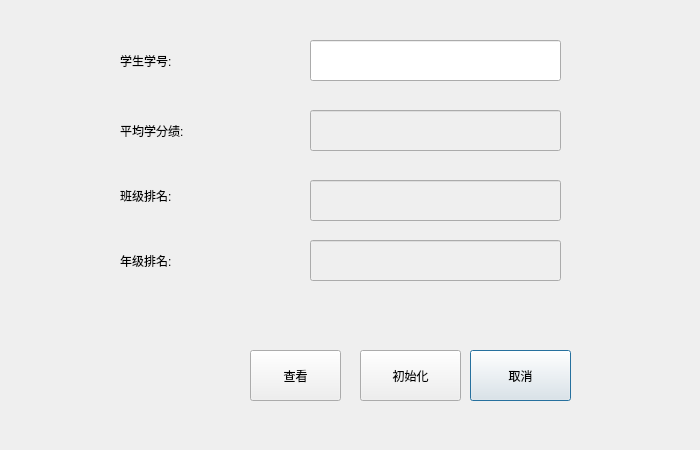
<?xml version="1.0" encoding="UTF-8"?>
<ui version="4.0">
 <class>gpa_Dialog</class>
 <widget class="QDialog" name="gpa_Dialog">
  <property name="geometry">
   <rect>
    <x>0</x>
    <y>0</y>
    <width>700</width>
    <height>450</height>
   </rect>
  </property>
  <property name="windowTitle">
   <string>查看平均学分绩和排名</string>
  </property>
  <widget class="QLabel" name="label_num">
   <property name="geometry">
    <rect>
     <x>120</x>
     <y>40</y>
     <width>171</width>
     <height>41</height>
    </rect>
   </property>
   <property name="text">
    <string>学生学号:</string>
   </property>
  </widget>
  <widget class="QPushButton" name="cancel">
   <property name="geometry">
    <rect>
     <x>470</x>
     <y>350</y>
     <width>101</width>
     <height>51</height>
    </rect>
   </property>
   <property name="text">
    <string>取消</string>
   </property>
  </widget>
  <widget class="QLineEdit" name="num">
   <property name="geometry">
    <rect>
     <x>310</x>
     <y>40</y>
     <width>251</width>
     <height>41</height>
    </rect>
   </property>
  </widget>
  <widget class="QPushButton" name="read">
   <property name="geometry">
    <rect>
     <x>250</x>
     <y>350</y>
     <width>91</width>
     <height>51</height>
    </rect>
   </property>
   <property name="text">
    <string>查看</string>
   </property>
  </widget>
  <widget class="QPushButton" name="initialize">
   <property name="geometry">
    <rect>
     <x>360</x>
     <y>350</y>
     <width>101</width>
     <height>51</height>
    </rect>
   </property>
   <property name="text">
    <string>初始化</string>
   </property>
  </widget>
  <widget class="QLabel" name="label_gpa">
   <property name="geometry">
    <rect>
     <x>120</x>
     <y>110</y>
     <width>171</width>
     <height>41</height>
    </rect>
   </property>
   <property name="text">
    <string>平均学分绩:</string>
   </property>
  </widget>
  <widget class="QLabel" name="label_class_rank">
   <property name="geometry">
    <rect>
     <x>120</x>
     <y>180</y>
     <width>171</width>
     <height>31</height>
    </rect>
   </property>
   <property name="text">
    <string>班级排名:</string>
   </property>
  </widget>
  <widget class="QLabel" name="label_major_rank">
   <property name="geometry">
    <rect>
     <x>120</x>
     <y>240</y>
     <width>171</width>
     <height>41</height>
    </rect>
   </property>
   <property name="text">
    <string>年级排名:</string>
   </property>
  </widget>
  <widget class="QLineEdit" name="gpa">
   <property name="enabled">
    <bool>false</bool>
   </property>
   <property name="geometry">
    <rect>
     <x>310</x>
     <y>110</y>
     <width>251</width>
     <height>41</height>
    </rect>
   </property>
  </widget>
  <widget class="QLineEdit" name="class_rank">
   <property name="enabled">
    <bool>false</bool>
   </property>
   <property name="geometry">
    <rect>
     <x>310</x>
     <y>180</y>
     <width>251</width>
     <height>41</height>
    </rect>
   </property>
  </widget>
  <widget class="QLineEdit" name="major_rank">
   <property name="enabled">
    <bool>false</bool>
   </property>
   <property name="geometry">
    <rect>
     <x>310</x>
     <y>240</y>
     <width>251</width>
     <height>41</height>
    </rect>
   </property>
  </widget>
 </widget>
 <resources/>
 <connections>
  <connection>
   <sender>cancel</sender>
   <signal>clicked()</signal>
   <receiver>gpa_Dialog</receiver>
   <slot>reject()</slot>
   <hints>
    <hint type="sourcelabel">
     <x>605</x>
     <y>474</y>
    </hint>
    <hint type="destinationlabel">
     <x>691</x>
     <y>513</y>
    </hint>
   </hints>
  </connection>
 </connections>
</ui>
